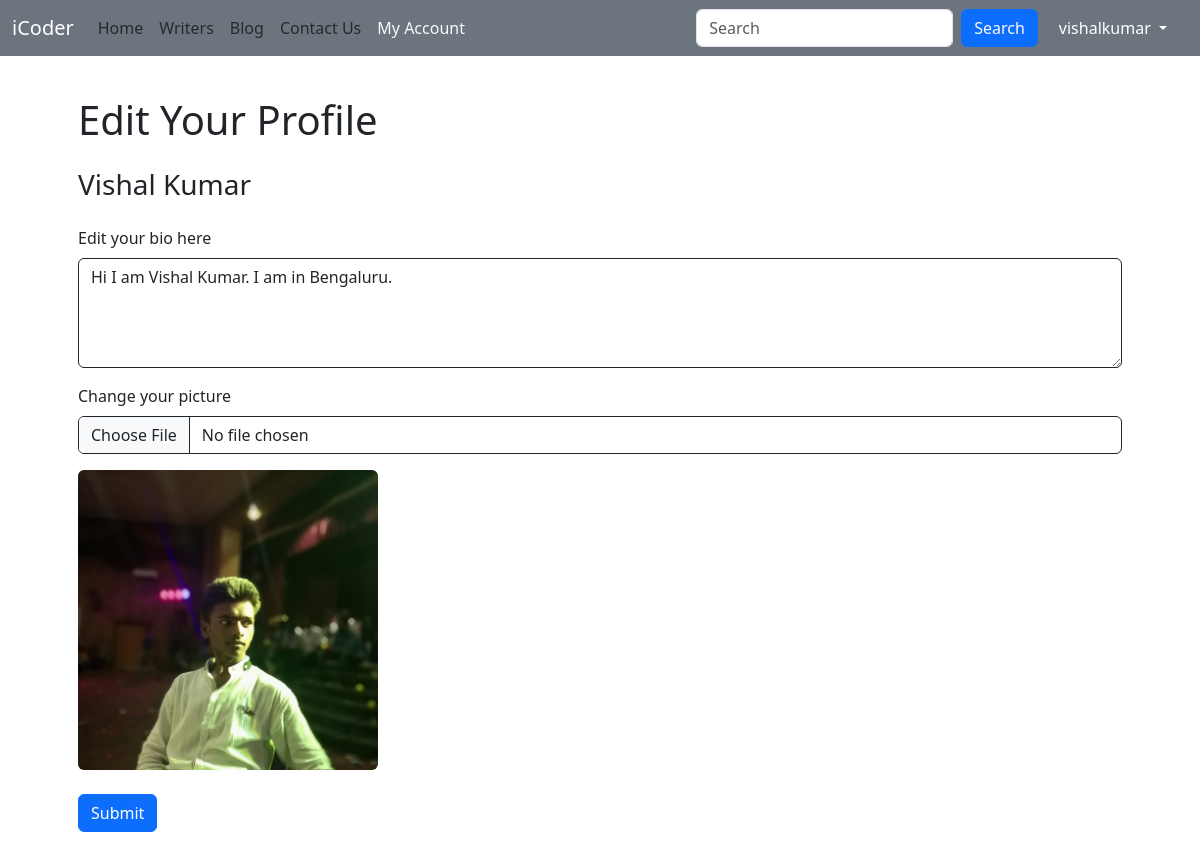
Screenshot of /writers/edit-profile/vishalkumar (signed in) with the database file from the repository.
### writers/models.py (models this page shows, shortened)
class Writer(models.Model):
    sno = models.AutoField(primary_key=True)
    username = models.CharField(max_length=15)
    firstName = models.CharField(max_length=100)
    lastName = models.CharField(max_length=100)
    email = models.CharField(max_length=100)
    password = models.CharField(max_length=100)
    bio = models.CharField(max_length=1000, default="")
    userImage  = models.ImageField(upload_to='blog/user', default='blog/user/default_user.png')

### writers/views.py (the view, shortened to what this page needs)
# urls.py: path('edit-profile/<str:slug>', views.EditProfileView.as_view(), name='editProfile'),
class EditProfileView(View):
    def get(self, request, slug):
        writer = Writer.objects.filter(username=slug).first()
        context = {'writer' : writer}
        return render(request, 'writers/editProfile.html', context)

### templates/writers/editProfile.html (shortened to what this page needs)
{% extends "base.html" %}
{% block myaccountactive %} text-light {% endblock myaccountactive %}
{% block body %}
<div class="container mt-5 p-5">
    <h1>Edit Your Profile</h1>
    <div class="my-4">
        <h3>{{writer.firstName}} {{writer.lastName}}</h3>
    </div>
    <form action="/writers/edit-profile/{{writer.username}}" method="POST" enctype="multipart/form-data">
        <div class="mb-3">
            <label for="bio" class="form-label">Edit your bio here</label>
            <textarea class="form-control border border-dark" id="bio" name="bio" rows="4">{{writer.bio}}</textarea>
        </div>
        <div class="mb-3">
            <label for="picture" class="form-label">Change your picture</label>
            <input class="form-control border border-dark" type="file" id="picture" name="picture" onchange="previewFile()">
        </div>
        <div class="mb-4" id="previewImage">
            <img src="/media/{{writer.userImage}}" onerror="this.src='/media/blog/user/default_user.png'" class="rounded img-fluid" id="defaultImage" style="width: 300px; height: 300px; object-fit: cover; object-position: top;" alt="">
        </div>
        <button type="submit" class="btn btn-primary">Submit</button>
    </form>
</div>
{% endblock body %}

### templates/base.html (shortened to what this page needs)
<!doctype html>
<html lang="en">
<head>
  <link href="https://cdn.jsdelivr.net/npm/bootstrap@5.3.2/dist/css/bootstrap.min.css" rel="stylesheet"
>
</head>
<body>
  {% load static %}
  <nav class="navbar navbar-expand-lg bg-secondary fixed-top">
    <div class="container-fluid">
      <a class="navbar-brand text-white" href="/">iCoder</a>
      <div class="collapse navbar-collapse" id="navbarSupportedContent">
        <ul class="navbar-nav me-auto mb-2 mb-lg-0">
          <li class="nav-item">
            <a class="nav-link {% block homeactive %} {% endblock homeactive %}" aria-current="page" href="/">Home</a>
          </li>
          <li class="nav-item">
            <a class="nav-link {% block aboutactive %} {% endblock aboutactive %}" aria-current="page"
              href="/writers">Writers</a>
          </li>
          <li class="nav-item">
            <a class="nav-link {% block blogactive %} {% endblock blogactive %}" aria-current="page"
              href="/blog">Blog</a>
          </li>
          {% if user.is_authenticated %}
          <li class="nav-item">
            <a class="nav-link {% block contactactive %} {% endblock contactactive %}" aria-current="page"
              href="/contact">Contact Us</a>
          </li>
          <li class="nav-item">
            <a class="nav-link {% block myaccountactive %} {% endblock myaccountactive %}" aria-current="page"
              href="/writers/profile/{{ user.username }}">My Account</a>
          </li>
          {% endif %}
        </ul>
        <form method="get" action="/search" class="d-flex" role="search">
          <input name="query" class="form-control me-2" type="search" placeholder="Search" aria-label="Search">
          <button class="btn btn-primary text-light" type="submit">Search</button>
        </form>
        {% if user.is_authenticated %}
        <div class="dropdown">
          <button class="btn btn-secondary dropdown-toggle mx-2" type="button" data-bs-toggle="dropdown"
            aria-expanded="false">
            {{ user.username }}
          </button>
        </div>
        {% endif %}
      </div>
    </div>
  </nav>
  {% block body %}
  {% endblock body %}
</body>
</html>

### rows the page displays
Writer: firstName "Vishal", lastName "Kumar", bio "Hi I am Vishal Kumar. I am in Bengaluru.", userImage (picture)

### other values shown
{{ user.username }} "vishalkumar"
